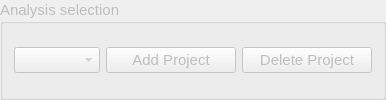
     <widget class="QGroupBox" name="groupbox_project">
      <property name="enabled">
       <bool>false</bool>
      </property>
      <property name="font">
       <font>
        <pointsize>11</pointsize>
       </font>
      </property>
      <property name="title">
       <string>Analysis selection</string>
      </property>
      <layout class="QGridLayout" name="gridLayout_2">
       <item row="0" column="2">
        <widget class="QPushButton" name="button_del_projects">
         <property name="enabled">
          <bool>false</bool>
         </property>
         <property name="minimumSize">
          <size>
           <width>130</width>
           <height>0</height>
          </size>
         </property>
         <property name="maximumSize">
          <size>
           <width>130</width>
           <height>16777215</height>
          </size>
         </property>
         <property name="font">
          <font>
           <pointsize>11</pointsize>
          </font>
         </property>
         <property name="text">
          <string>Delete Project</string>
         </property>
        </widget>
       </item>
       <item row="0" column="1">
        <widget class="QPushButton" name="button_add_projects">
         <property name="enabled">
          <bool>false</bool>
         </property>
         <property name="minimumSize">
          <size>
           <width>130</width>
           <height>0</height>
          </size>
         </property>
         <property name="maximumSize">
          <size>
           <width>130</width>
           <height>16777215</height>
          </size>
         </property>
         <property name="font">
          <font>
           <pointsize>11</pointsize>
          </font>
         </property>
         <property name="text">
          <string>Add Project</string>
         </property>
        </widget>
       </item>
       <item row="0" column="0">
        <widget class="QComboBox" name="combobox_projects">
         <property name="enabled">
          <bool>false</bool>
         </property>
         <property name="font">
          <font>
           <pointsize>11</pointsize>
          </font>
         </property>
        </widget>
       </item>
      </layout>
     </widget>
